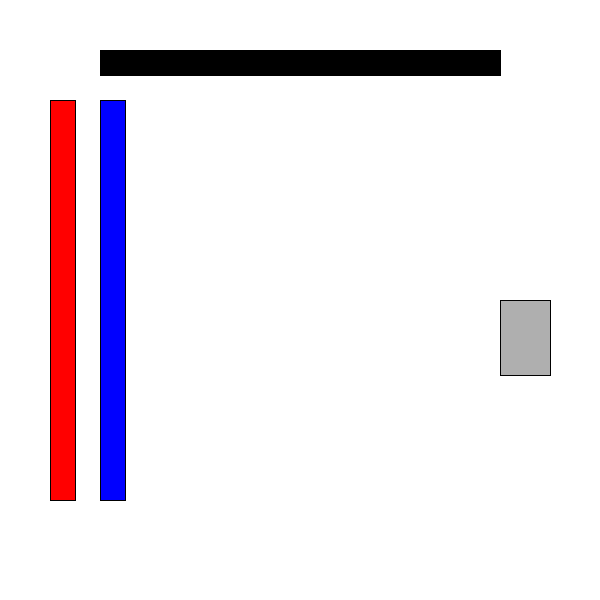
Frame 1 (no input)
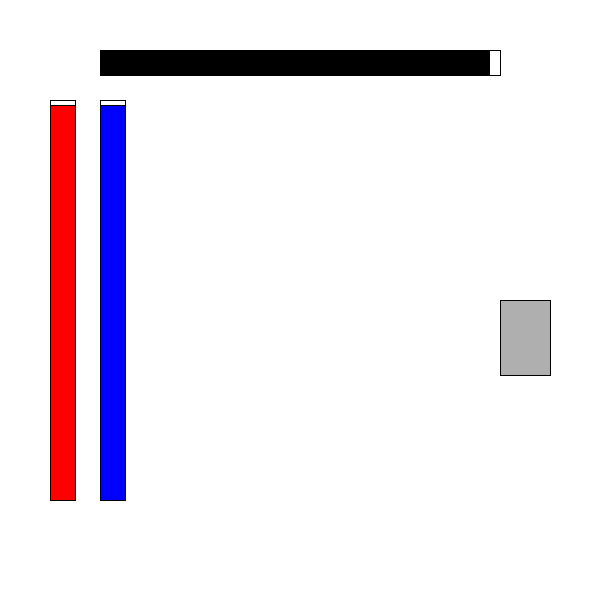
Frame 60 (the mouse pressed at the canvas centre just before this capture)
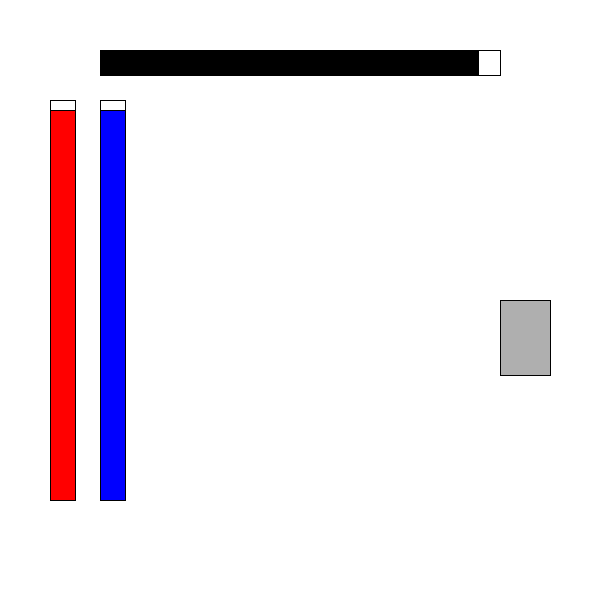
Frame 120 (the mouse held since frame 60 and released just before this capture)

The Processing sketch that drew these frames (run headless with seeded random() and noise(); from frame 60 on, the mouse is pressed at the canvas centre):

// Processing sketch: processing_75519
// ── processing_75519.pde

// Action Button
boolean button = false;
boolean gameover = false;
//BIGbutton
int x = 500;
int y = 300;
int w = 550;
int h = 375;

//RED Button
int xR = 500;
int yR = 400;
int wR = 520;
int hR = 420;

//BLUE Button
int xB = 530;
int yB = 400;
int wB = 550;
int hB = 420;

//RED needs bar
int nR = 100;

//BLUE needs bar
int nB = 100;


//timer
int time;
int needsTime;
int wait = 100;
int needsWait = 1000;
int tX = 500;

void setup() {
  size (600,600);
  rectMode (CORNERS);
  time = millis();//store the current time
  needsTime = millis ();

//End of setup
}
 
void draw(){
  if (gameover == true){
    levelOneOver();
  } else if (gameover == false){
    levelOne();
  }
}

void levelOne (){
  background (255);
  stroke(0);
  strokeWeight(1);
  
  //action button
  fill(175);
  rect(x,y,550,375);
  
  //REDneeds bar
  fill (255);
  rect (50, 500, 75, 100);
  
  //REDneeds fill
  fill (255,0,0);
  rect(50, 500, 75, nR);
  
  //BLUEneeds bar
  fill (255);
  rect (100, 500, 125, 100);
  
  //Blueneeds fill
  fill (0,0,255);
  rect (100, 500, 125, nB);
  
  //Timer bar
  fill (255);
  rect (100, 75, 500, 50);
  
  //Timer fill
  fill (0);
  rect (100, 75, tX, 50);
  
// The button is pressed if (mouseX,mouseY) is inside the rectangle and mousePressed is true.
  if (mouseX > x && mouseX < x+w && mouseY > y && mouseY < y+h && mousePressed) {
    button = true; 
    stroke (0);
    strokeWeight(1);
    fill(255,0,0);
    rect (xR, yR, wR, hR);
    fill(0,0,255);
    rect (xB, yB, wB, hB);
  } else {
    button = false;
  }

//Reset needs for test
 if (keyPressed) {
   if (key == 'r' || key == 'R') {
     nR = 500;
     nB = 500;
   }
  }
  
//Level timer
  if(tX > 100 && millis() - time >= wait){
   tX = tX - 1;
    time = millis();//also update the stored time
  } else if (tX <= 100) {
    tX = 100;
  }
  
//Needs timer
  if(millis() - needsTime >= needsWait && nR < 500 && nB < 500){
   // println("tick");//if it is, do something
   nR = nR + 5;
   nB = nB + 5;
   tX = tX - 1;
    needsTime = millis();//also update the stored time
  } 
  
//End Game
  if ( tX <= 100 && nR < 500 && nB < 500) {
  gameover = true;
  nR = 500;
  nB = 500;
  tX = 100;
  }

if (tX > 100 && nR == 500 || nB == 500) {
  gameover = true;
  nR = 500;
  nB = 500;
  tX = 100;
  }

  
//End of draw
}

//Action scores
void mouseReleased() {
     //RED ACTION
 if (nR >100 && mouseX > xR && mouseX < wR && mouseY > yR && mouseY < hR) {
    nR = nR - 5;
    nB = nB + 5;
  } 
  
    //BLUE ACTION
 else if (nB >100 && mouseX > xB && mouseX < wB && mouseY > yB && mouseY < hB) {
    nB = nB - 5;
    nR = nR + 15;
    } 
  } 
  
//Game Over Screen
void levelOneOver () {
  background (0);
  fill (0);
  rectMode (CENTER);
  rect (0,600, 600, 0);
  println("GAME OVER");
}
